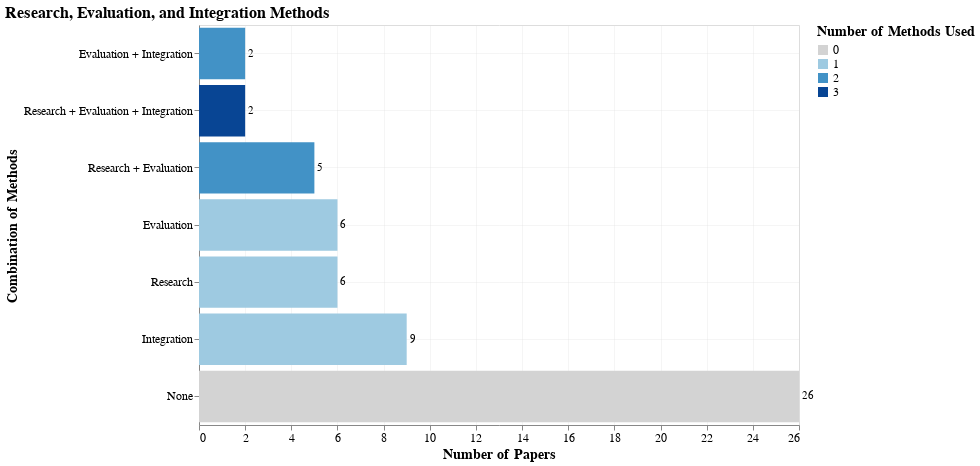

Notebook cell for this chart:
### Code cell
fig3_data = df_clean[['prior_user_research', 'tool_evaluation', 'tool_integration']].dropna()
fig3_data['research_eval_combo'] = fig3_data['prior_user_research'] + ' Research, ' + fig3_data['tool_evaluation'] + ' Evaluation'

combination_data = []
for idx, row in fig3_data.iterrows():
    # Create a label for the combination
    combo_parts = []
    if row['prior_user_research'] == 'Yes':
        combo_parts.append('Research')
    if row['tool_evaluation'] == 'Yes':
        combo_parts.append('Evaluation')
    if row['tool_integration'] == 'Yes':
        combo_parts.append('Integration')
    
    if not combo_parts:
        combo_label = 'None'
    else:
        combo_label = ' + '.join(combo_parts)
    
    combination_data.append({
        'combination': combo_label,
        'count': 1,
        'has_research': row['prior_user_research'] == 'Yes',
        'has_evaluation': row['tool_evaluation'] == 'Yes',
        'has_integration': row['tool_integration'] == 'Yes'
    })

df_combo = pd.DataFrame(combination_data)
df_combo_agg = df_combo.groupby('combination').agg({
    'count': 'sum',
    'has_research': 'first',
    'has_evaluation': 'first',
    'has_integration': 'first'
}).reset_index()

# Sort by count
df_combo_agg = df_combo_agg.sort_values('count', ascending=True)

def get_color(row):
    aspects = sum([row['has_research'], row['has_evaluation'], row['has_integration']])
    if aspects == 0:
        return '#d3d3d3'
    elif aspects == 1:
        return '#9ecae1'
    elif aspects == 2:
        return '#4292c6'
    else:
        return '#084594'

df_combo_agg['color'] = df_combo_agg.apply(get_color, axis=1)
df_combo_agg['aspects_count'] = df_combo_agg.apply(lambda x: sum([x['has_research'], x['has_evaluation'], x['has_integration']]), axis=1)

fig3_option_a = alt.Chart(df_combo_agg).mark_bar().encode(
    y=alt.Y('combination:N', 
            title='Combination of Methods',
            sort=alt.EncodingSortField(field='count', order='ascending')),
    x=alt.X('count:Q', title='Number of Papers'),
    color=alt.Color('aspects_count:O', 
                    title='Number of Methods Used',
                    scale=alt.Scale(domain=[0, 1, 2, 3], 
                                  range=['#d3d3d3', '#9ecae1', '#4292c6', '#084594'])),
    tooltip=['combination:N', 'count:Q']
).properties(
    width=600,
    height=400,
    title='Research, Evaluation, and Integration Methods'
)

text = alt.Chart(df_combo_agg).mark_text(align='left', dx=3).encode(
    y=alt.Y('combination:N', sort=alt.EncodingSortField(field='count', order='ascending')),
    x='count:Q',
    text='count:Q'
)

fig3_option_a = fig3_option_a + text
fig3_option_a

### Figure 1 — Vega-Lite specification as saved in the notebook (floating-point values rounded to 4 significant figures)
{"config": {"view": {"continuousWidth": 600, "continuousHeight": 400}, "mark": {"tooltip": true}, "axis": {"labelFontSize": 12, "titleFontSize": 14, "grid": true, "gridOpacity": 0.3}, "legend": {"labelFontSize": 12, "titleFontSize": 14}, "title": {"fontSize": 16, "anchor": "start"}}, "layer": [{"mark": {"type": "bar"}, "encoding": {"color": {"field": "aspects_count", "scale": {"domain": [0, 1, 2, 3], "range": ["#d3d3d3", "#9ecae1", "#4292c6", "#084594"]}, "title": "Number of Methods Used", "type": "ordinal"}, "tooltip": [{"field": "combination", "type": "nominal"}, {"field": "count", "type": "quantitative"}], "x": {"field": "count", "title": "Number of Papers", "type": "quantitative"}, "y": {"field": "combination", "sort": {"field": "count", "order": "ascending"}, "title": "Combination of Methods", "type": "nominal"}}, "title": "Research, Evaluation, and Integration Methods"}, {"mark": {"type": "text", "align": "left", "dx": 3}, "encoding": {"text": {"field": "count", "type": "quantitative"}, "x": {"field": "count", "type": "quantitative"}, "y": {"field": "combination", "sort": {"field": "count", "order": "ascending"}, "type": "nominal"}}}], "data": {"name": "data-e975b98c42c294586ce7593f62a6e92e"}, "height": 400, "width": 600, "$schema": "https://vega.github.io/schema/vega-lite/v5.20.1.json", "datasets": {"data-e975b98c42c294586ce7593f62a6e92e": [{"combination": "Evaluation + Integration", "count": 2, "has_research": false, "has_evaluation": true, "has_integration": true, "color": "#4292c6", "aspects_count": 2}, {"combination": "Research + Evaluation + Integration", "count": 2, "has_research": true, "has_evaluation": true, "has_integration": true, "color": "#084594", "aspects_count": 3}, {"combination": "Research + Evaluation", "count": 5, "has_research": true, "has_evaluation": true, "has_integration": false, "color": "#4292c6", "aspects_count": 2}, {"combination": "Evaluation", "count": 6, "has_research": false, "has_evaluation": true, "has_integration": false, "color": "#9ecae1", "aspects_count": 1}, {"combination": "Research", "count": 6, "has_research": true, "has_evaluation": false, "has_integration": false, "color": "#9ecae1", "aspects_count": 1}, {"combination": "Integration", "count": 9, "has_research": false, "has_evaluation": false, "has_integration": true, "color": "#9ecae1", "aspects_count": 1}, {"combination": "None", "count": 26, "has_research": false, "has_evaluation": false, "has_integration": false, "color": "#d3d3d3", "aspects_count": 0}]}}
